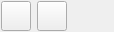
<?xml version="1.0" encoding="UTF-8"?>
<ui version="4.0">
 <class>AVControl</class>
 <widget class="QWidget" name="AVControl">
  <property name="geometry">
   <rect>
    <x>0</x>
    <y>0</y>
    <width>114</width>
    <height>32</height>
   </rect>
  </property>
  <property name="windowTitle">
   <string>AVControl</string>
  </property>
  <layout class="QHBoxLayout" name="horizontalLayout">
   <property name="margin">
    <number>1</number>
   </property>
   <item>
    <widget class="QToolButton" name="chkbtnCameraOn">
     <property name="sizePolicy">
      <sizepolicy hsizetype="Fixed" vsizetype="Fixed">
       <horstretch>20</horstretch>
       <verstretch>20</verstretch>
      </sizepolicy>
     </property>
     <property name="minimumSize">
      <size>
       <width>30</width>
       <height>30</height>
      </size>
     </property>
     <property name="maximumSize">
      <size>
       <width>30</width>
       <height>30</height>
      </size>
     </property>
     <property name="text">
      <string/>
     </property>
     <property name="checkable">
      <bool>true</bool>
     </property>
    </widget>
   </item>
   <item>
    <widget class="QToolButton" name="chkbtnMicOn">
     <property name="sizePolicy">
      <sizepolicy hsizetype="Fixed" vsizetype="Fixed">
       <horstretch>20</horstretch>
       <verstretch>20</verstretch>
      </sizepolicy>
     </property>
     <property name="minimumSize">
      <size>
       <width>30</width>
       <height>30</height>
      </size>
     </property>
     <property name="maximumSize">
      <size>
       <width>30</width>
       <height>30</height>
      </size>
     </property>
     <property name="text">
      <string/>
     </property>
     <property name="checkable">
      <bool>true</bool>
     </property>
    </widget>
   </item>
   <item>
    <widget class="RVolumeControl" name="hslMicVolume" native="true"/>
   </item>
   <item>
    <spacer name="horizontalSpacer">
     <property name="orientation">
      <enum>Qt::Horizontal</enum>
     </property>
     <property name="sizeHint" stdset="0">
      <size>
       <width>40</width>
       <height>20</height>
      </size>
     </property>
    </spacer>
   </item>
  </layout>
 </widget>
 <layoutdefault spacing="6" margin="11"/>
 <customwidgets>
  <customwidget>
   <class>RVolumeControl</class>
   <extends>QWidget</extends>
   <header>rvolumecontrol.h</header>
   <container>1</container>
  </customwidget>
 </customwidgets>
 <resources/>
 <connections/>
</ui>
